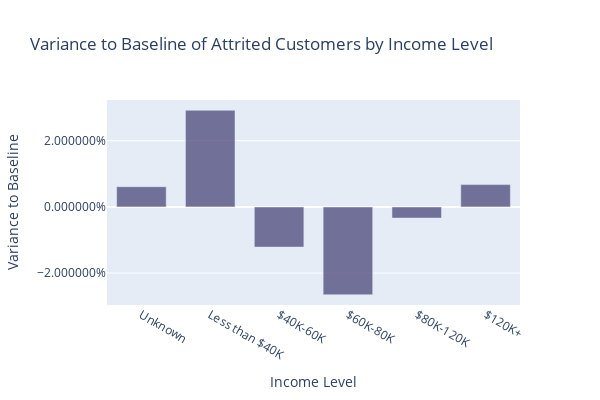

Notebook code cell kept with this figure:
### Markdown cell above
Attrited customers tend to have lower income (less than 40k) compared to existing customers. They are much less likely to be in the 60k-80k bracket. Again, the percentage difference is minimal.

### Code cell
order_cat = ['Unknown', 'Less than $40K', '$40K-60K', 
              '$60K-80K', '$80K-120K', '$120K+']
plot_var_to_baseline('inc_cat', 'Income Level', order_cat)

### Figure 1 — Plotly figure (JSON) as saved in the notebook; plotly's stock layout.template omitted (floating-point values rounded to 4 significant figures)
{"data": [{"marker": {"color": "rgba(64, 60, 115, 0.7)"}, "name": "Attrited vs. Existing Customers", "type": "bar", "x": ["$120K+", "$40K-60K", "$60K-80K", "$80K-120K", "Less than $40K", "Unknown"], "y": [0.006737, -0.01214, -0.02654, -0.003378, 0.02921, 0.006112]}], "layout": {"bargap": 0.2, "bargroupgap": 0.1, "barmode": "stack", "height": 400, "title": {"text": "Variance to Baseline of Attrited Customers by Income Level"}, "width": 600, "xaxis": {"autorange": true, "categoryarray": ["Unknown", "Less than $40K", "$40K-60K", "$60K-80K", "$80K-120K", "$120K+"], "categoryorder": "array", "range": [-0.5, 5.5], "tickangle": 30, "tickfont": {"size": 12}, "title": {"font": {"size": 14}, "text": "Income Level"}, "type": "category"}, "yaxis": {"autorange": true, "range": [-0.02964, 0.03231], "tickfont": {"size": 12}, "tickformat": "%", "title": {"font": {"size": 14}, "text": "Variance to Baseline"}, "type": "linear"}}}
